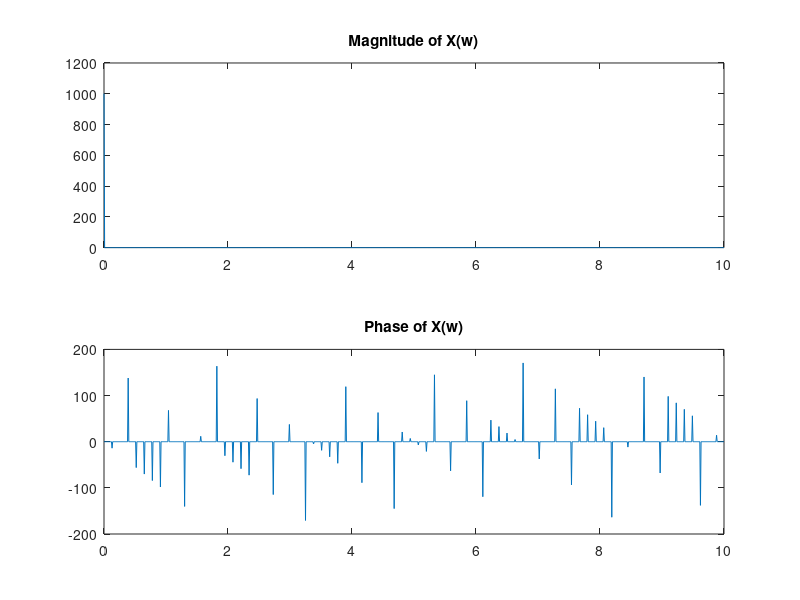

Here is the MATLAB script that generated this plot:
%% Question 1
clc, clear

w = (2.*pi)./10;
t = linspace(0, 10, 1000);
t1 = linspace(-1,1,1000);
x = cos(w.*t);
X = fft(x);


figure(1)

subplot(3,1,1);
plot(t,x);
title("x(t) = cos(w_0t)")

subplot(3,1,2);
plot(t1,abs(X));
title("Magnitude of X(w)")

subplot(3,1,3);
plot(t1,rad2deg(angle(X)));
title("Phase of X(w)")

%% Question 2
clc
clear

t1 = 0:0.01:10;
x = (t1>=0);
X = fft(x);

subplot(2,1,1);
plot(t1,abs(X));
title("Magnitude of X(w)")

subplot(2,1,2);
plot(t1,rad2deg(angle(X)));
title("Phase of X(w)")

